Frame 1 (no input): blank canvas, image omitted
Frame 60 (the mouse pressed at the canvas centre just before this capture): blank canvas, image omitted
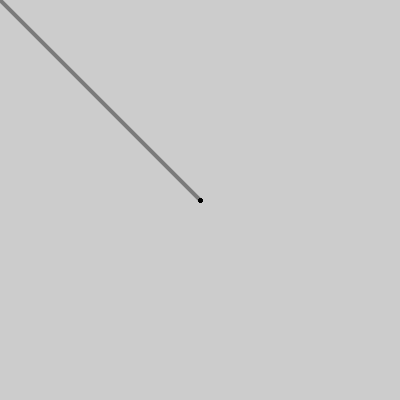
Frame 120 (the mouse held since frame 60 and released just before this capture)

The Processing sketch whose frames 1 and 60 were blank and that drew this single picture after the mouse press (run headless with seeded random() and noise(); from frame 60 on, the mouse is pressed at the canvas centre):

// Processing sketch: DrawLine
// ── DrawLine.pde
// DrawLine
//
// Draw a line by connecting the
// previous mouse pos to the current
// mouse pos.
//
// Dan Wilcox danomatika.com 2016

float xPos, yPos;
float vel = 1;

void setup() {
  size(400, 400);
}

void draw() {
  strokeWeight(4);
  noFill();
  stroke(0, 102);
  if(mousePressed) {
    line(mouseX, mouseY, pmouseX, pmouseY); 
  }
}

void mousePressed() {
  background(200);  
}
